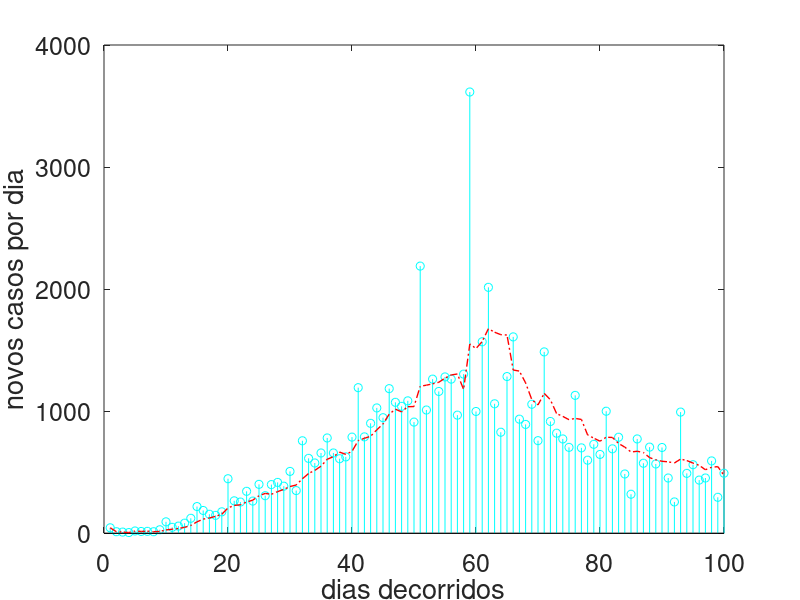

The MATLAB source for this figure:
clc; clear; close all
dados = load('covid19_casos_rio_2020_2021.csv');
mm7 = dados;
for j=7:length(dados)
    mm7(j) = sum(dados(j-6:j))/7;
end
xdata = 1:100; ydata = mm7(xdata)';
N   = @(x,p) p(1)*p(2)*exp(-p(1)*(x-p(3)));
D   = @(x,p) (1+exp(-p(1)*(x-p(3)))).^2;
I   = @(x,p) N(x,p)./D(x,p);
E_2 = @(p) sqrt(sum(I(xdata,p) - ydata).^2/length(ydata));
p2  = fminsearch(E_2,[0.1 8e4 55]);
yfit = I(0:0.1:100,p2);
stem(dados(1:100),'oc','LineWidth',0.5)
hold on
plot(1:100    , mm7(1:100),'-.r','LineWidth',1)
plot(0:0.1:100,       yfit,'-k' ,'LineWidth',3)
hold off
xlabel('dias decorridos')
ylabel('novos casos por dia')
set(gca,'FontSize',18)